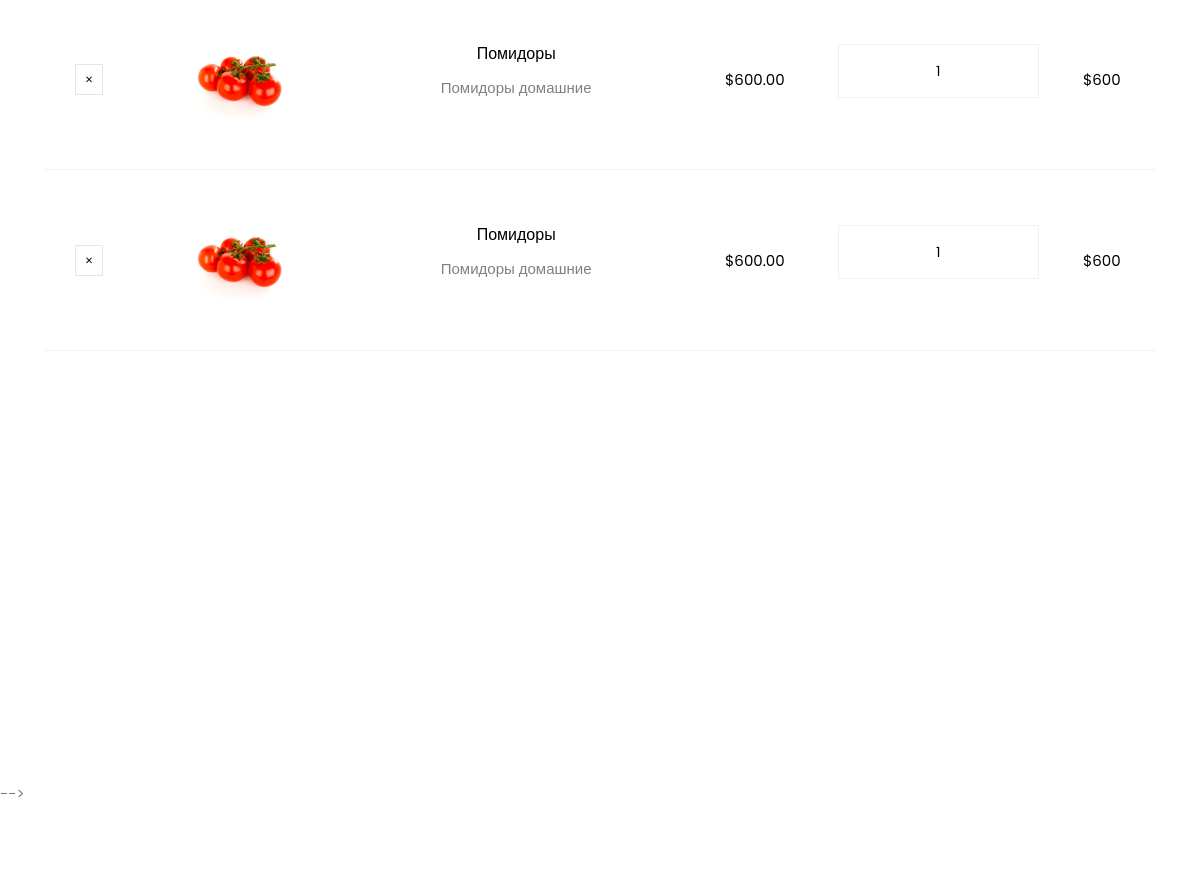
The app's page /cart/ (signed in, middle part), older data.
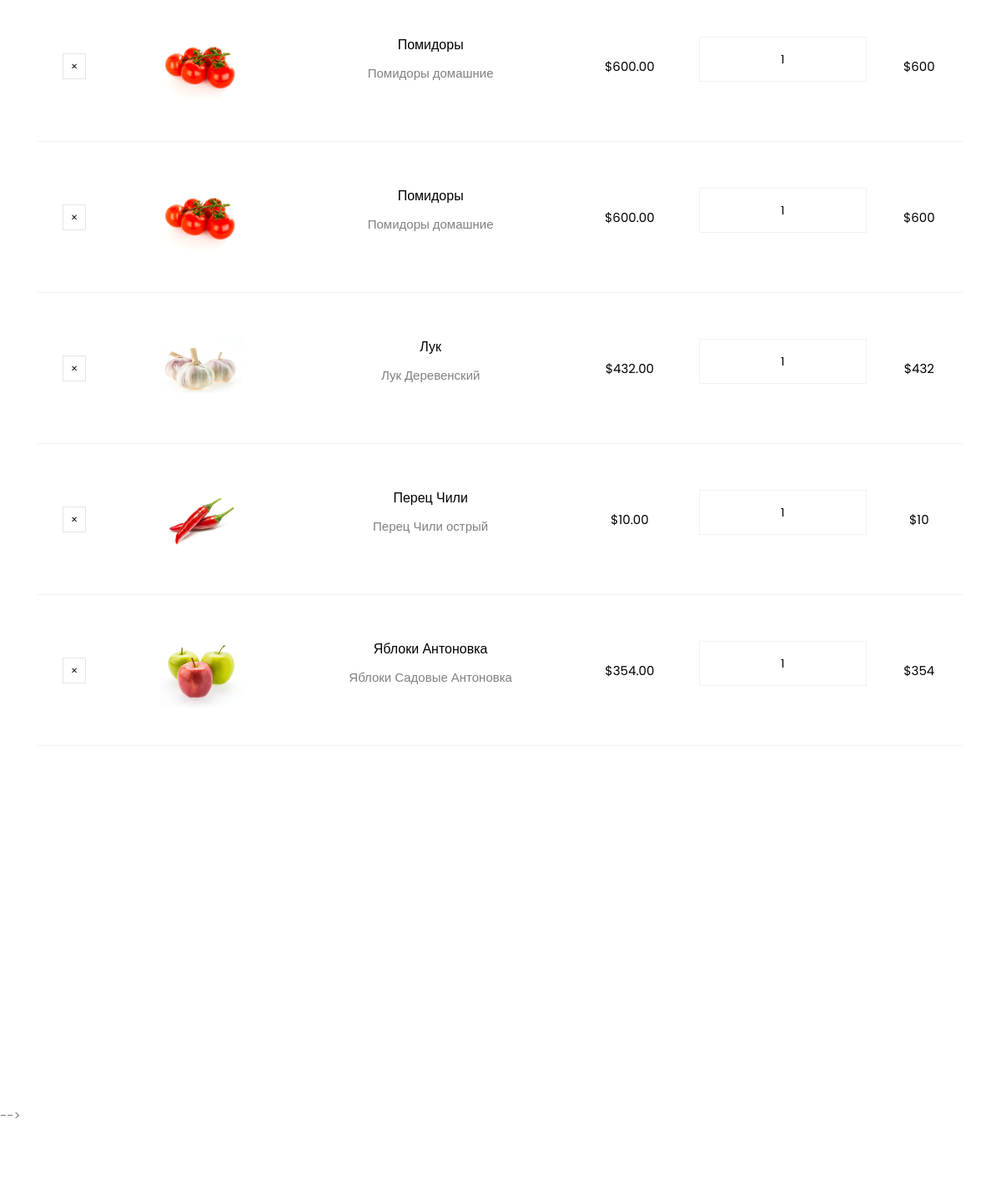
The same page, newer data.
### apps/cart_shop/models.py (models this page shows, shortened)
class CartItemShop(models.Model):
   cart = models.ForeignKey(Cart, on_delete=models.CASCADE)
   product = models.ForeignKey(Product, on_delete=models.CASCADE)
   quantity = models.IntegerField(default=1)
   created_at = models.DateTimeField(auto_now_add=True)
   updated_at = models.DateTimeField(auto_now=True)

class Product(models.Model):
   name = models.CharField(max_length=255)
   price = models.DecimalField(max_digits=10, decimal_places=2)
   discount = models.IntegerField(null=True, blank=True)
   description = models.TextField()
   image = models.ImageField(upload_to='static/shop/images', null=True, blank=True)
   created_at = models.DateTimeField(auto_now_add=True)
   updated_at = models.DateTimeField(auto_now=True)

### apps/cart_shop/views.py (the view)
# urls.py: path('', ViewCart.as_view(), name='cart'),
class ViewCart(View):
   def get(self, request):
       if request.user.is_authenticated:  # ПРОВЕРКА НА АВТОРИЗАЦИЮ
           cart_items = CartItemShop.objects.filter(cart__user=request.user)
           data = list(cart_items)
           total_price_no_discount = sum(item.product.price * item.quantity
                                         for item in data)
           if not total_price_no_discount: #ПРИВЕДЕНИЕ К ОДНОМУ ТИПУ ДАННЫХ
               total_price_no_discount = Decimal("0.00")
           total_discount = sum(item.product.price * item.product.discount * item.quantity
                                for item in data if item.product.discount is not None)/100
           if not total_discount: #ПРИВЕДЕНИЕ К ОДНОМУ ТИПУ ДАННЫХ
               total_discount = Decimal("0.00")
           total_sum = total_price_no_discount - total_discount #РАСЧЕТ СКИДКИ 'decimal.Decimal' and 'float'
           context = {'cart_items': data,
                      'total_price_no_discount': total_price_no_discount,
                      'total_discount': total_discount,
                      'total_sum': total_sum, #РАСЧЕТ СКИДКИ 'decimal.Decimal' and 'float'
                      }
           return render(request, 'cart_shop/cart.html', context)
       return redirect('auth_shop:login')

### apps/cart_shop/templates/cart_shop/cart.html (shortened to what this page needs)
{% load static %}
<!DOCTYPE html>
<html lang="en">
  <head>
    <link rel="stylesheet" href="{% static 'shop/css/open-iconic-bootstrap.min.css' %}">
    <link rel="stylesheet" href="{% static 'shop/css/animate.css' %}">
    <link rel="stylesheet" href="{% static 'shop/css/owl.carousel.min.css' %}">
    <link rel="stylesheet" href="{% static 'shop/css/owl.theme.default.min.css' %}">
    <link rel="stylesheet" href="{% static 'shop/css/magnific-popup.css' %}">
    <link rel="stylesheet" href="{% static 'shop/css/aos.css' %}">
    <link rel="stylesheet" href="{% static 'shop/css/ionicons.min.css' %}">
    <link rel="stylesheet" href="{% static 'shop/css/bootstrap-datepicker.css' %}">
    <link rel="stylesheet" href="{% static 'shop/css/jquery.timepicker.css' %}">
    <link rel="stylesheet" href="{% static 'shop/css/flaticon.css' %}">
    <link rel="stylesheet" href="{% static 'shop/css/icomoon.css' %}">
    <link rel="stylesheet" href="{% static 'shop/css/style.css' %}">
  </head>
  <body class="goto-here">
    <section class="ftco-section ftco-cart">
			<div class="container">
				<div class="row">
    			<div class="col-md-12 ftco-animate">
    				<div class="cart-list">
	    				<table class="table">
						    <tbody>
							{% for item in cart_items %}
								<tr class="text-center">
								  <td class="product-remove"><a href="{% url 'cart_shop:del_from_cart' item.id %}"><span class="ion-ios-close"></span></a></td>
								  <td class="image-prod"><div class="img" style="background-image:url({{item.product.image.url}});"></div></td>
								  <td class="product-name">
									  <h3>{{item.product.name}}</h3>
									  <p>{{item.product.description}}</p>
								  </td>
								  <td class="price">${{item.product.price}}</td>
								  <td class="quantity">
									  <div class="input-group mb-3">
										  <input type="text" name="quantity" class="quantity form-control input-number" value={{item.quantity}} min="1" max="100">
									  </div>
								   </td>
								  <td class="total">${% widthratio item.product.price 1 item.quantity %}</td>
								</tr>
							{%endfor%}
						    </tbody>
						  </table>
					  </div>
    			</div>
    		</div>
    		<div class="row justify-content-end">
    		</div>
			</div> -->
		</section>
  </body>
</html>

Row changes from the older to the newer data that the page shows:
added CartItemShop: product.image (picture), product.name "Лук", product.description "Лук Деревенский", product.price "432.00", quantity "1", product+quantity "432"
added CartItemShop: product.image (picture), product.name "Перец Чили", product.description "Перец Чили острый", product.price "10.00", quantity "1", product+quantity "10"
added CartItemShop: product.image (picture), product.name "Яблоки Антоновка", product.description "Яблоки Садовые Антоновка", product.price "354.00", quantity "1", product+quantity "354"
